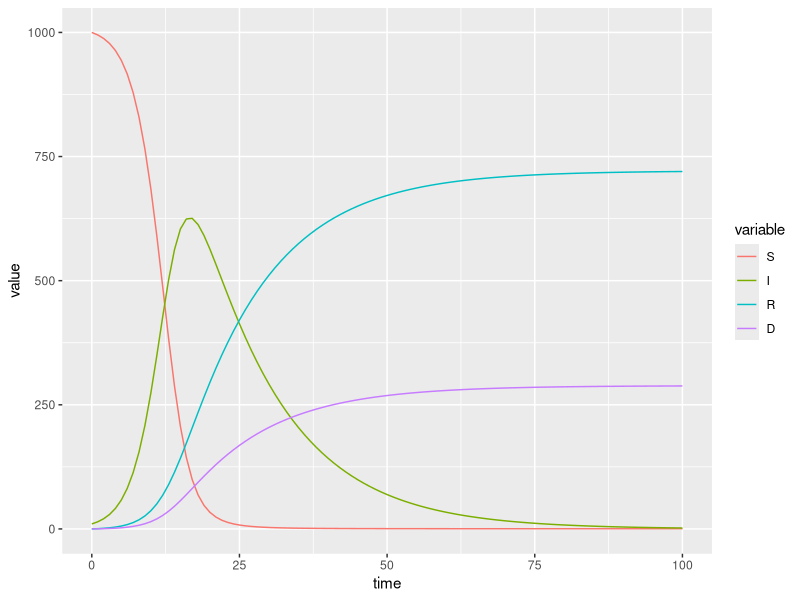

Write the R code that produced this figure.
#SIR Model of Disease Transmission
Sinit = 1000
Iinit = 10
Rinit = 0
S=Sinit
I=Iinit
R=Rinit
D=0
history = data.frame(time=0, S=S,I=I,R=R,D=D);
#history = data.frame()
stepDisease = function(time, Beta, Gamma, Theta){
  newS = pmax(S - (Beta*I*S), 0)
  newI = pmax(I + (Beta*I*S) - (Gamma*I) - (Theta*I), 0)
  newR = pmax(R + (Gamma*I), 0)
  newD = pmax(D + (Theta*I), 0)
  S <<- newS; I <<- newI; R <<- newR; D <<- newD;
  return(data.frame(time, S, I, R, D))
}
nreps = 100
for(i in 1:nreps){
  history = rbind(history, stepDisease(i, .0005, .05, .02))
}
require(reshape2)
require(ggplot2)
plotdat = melt(history, id.vars = c("time"))
ggplot(data=plotdat, aes(time, value))+geom_line(aes(color=variable))
